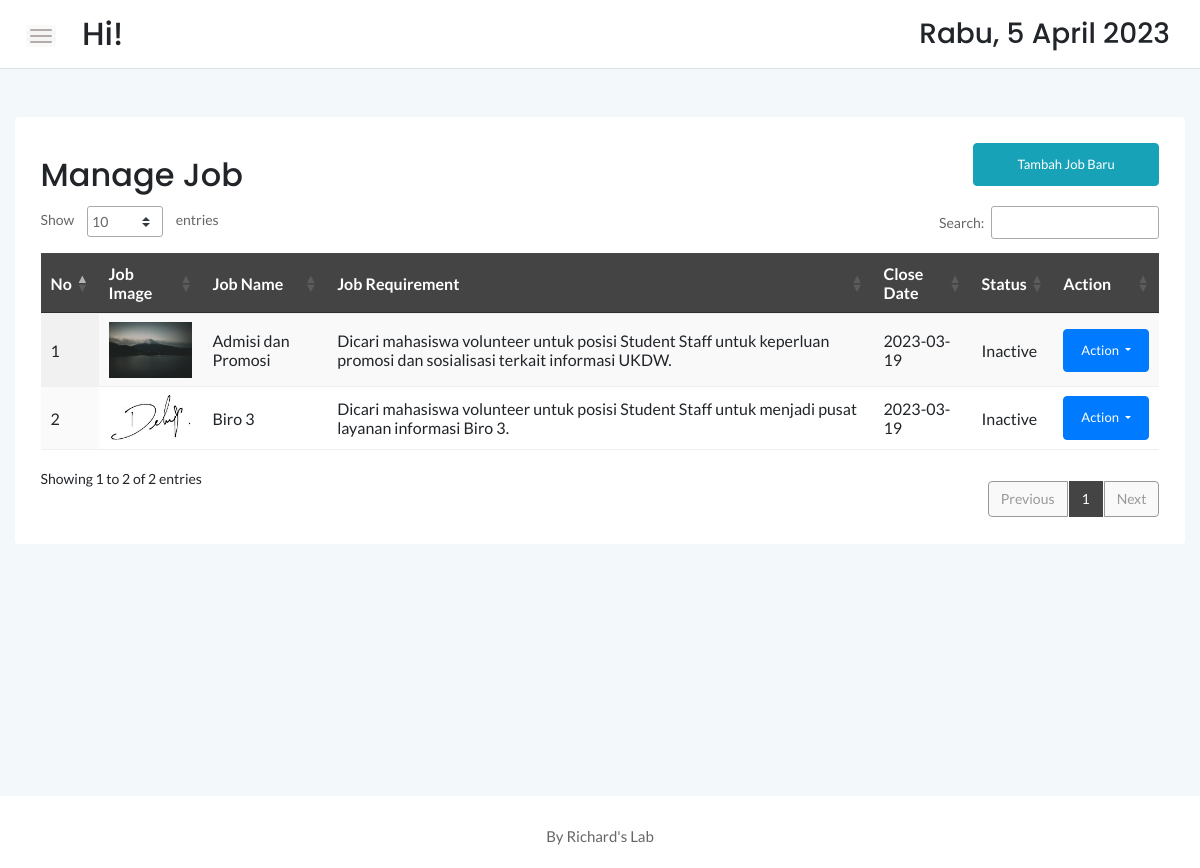
The app's page /admin/index.php with its own data.
### tables this page shows
CREATE TABLE `applicant_job` (
  `id` int(11) NOT NULL,
  `jobname` varchar(50) NOT NULL,
  `requirement` text NOT NULL,
  `close_date` date NOT NULL,
  `img` varchar(50) NOT NULL
);

### admin/index.php (the view, shortened to what this page needs)
<?php
	$date_now = date("Y-m-d");
	include '../dbconnect.php';
?>
<html>
<head>
    <link rel="stylesheet" href="assets/css/bootstrap.min.css">
    <link rel="stylesheet" href="assets/css/font-awesome.min.css">
    <link rel="stylesheet" href="https://www.amcharts.com/lib/3/plugins/export/export.css" type="text/css" media="all" />
	<link rel="stylesheet" type="text/css" href="https://cdn.datatables.net/1.10.19/css/jquery.dataTables.min.css">
    <link rel="stylesheet" type="text/css" href="https://cdn.datatables.net/1.10.19/css/jquery.dataTables.css">
    <link rel="stylesheet" type="text/css" href="https://cdn.datatables.net/1.10.18/css/dataTables.bootstrap4.min.css">
    <link rel="stylesheet" type="text/css" href="https://cdn.datatables.net/responsive/2.2.3/css/responsive.bootstrap.min.css">
    <link rel="stylesheet" type="text/css" href="https://cdn.datatables.net/responsive/2.2.3/css/responsive.jqueryui.min.css">
	<link rel="stylesheet" type="text/css" href="https://cdn.datatables.net/buttons/1.5.2/css/buttons.dataTables.min.css">
    <link rel="stylesheet" href="assets/css/typography.css">
    <link rel="stylesheet" href="assets/css/default-css.css">
    <link rel="stylesheet" href="assets/css/styles.css">
    <link rel="stylesheet" href="assets/css/responsive.css">
</head>
<body>
    <div class="page-container">
        <div class="main-content">
            <div class="header-area">
                <div class="row align-items-center">
                    <div class="col-md-6 col-sm-8 clearfix">
                        <div class="nav-btn pull-left">
                            <span></span>
                            <span></span>
                            <span></span>
                        </div>
                        <div class="search-box pull-left">
                            <form action="#">
                                <h2>Hi!</h2>
                            </form>
                        </div>
                    </div>
                    <div class="col-md-6 col-sm-4 clearfix">
                        <ul class="notification-area pull-right">
                            <li><h3><div class="date">
						</b></div></h3>
						</li>
                        </ul>
                    </div>
                </div>
            </div>
            <div class="main-content-inner">
                <div class="row mt-5 mb-5">
                    <div class="col-12">
                        <div class="card">
                            <div class="card-body">
                                <div class="d-sm-flex justify-content-between align-items-center">
									<h2>Manage Job</h2>
									<button style="margin-bottom:20px" data-toggle="modal" data-target="#myModal" class="btn btn-info col-md-2"><span class="glyphicon glyphicon-plus"></span>Tambah Job Baru</button>
                                </div>
                                    <div class="data-tables datatable-dark">
										 <table id="dataTable3" class="display" style="width:100%"><thead class="thead-dark">
											<tr>
												<th>No</th>
												<th>Job Image</th>
												<th>Job Name</th>
												<th>Job Requirement</th>
												<th>Close Date</th>
												<th>Status</th>
												<th>Action</th>
											</tr></thead><tbody>
											<?php
											$job=mysqli_query($conn,"SELECT * from applicant_job order by id ASC");
											$no=1;
											while($p=mysqli_fetch_array($job)){
													$date2 = $p['close_date'];
													$namajob = $p['jobname'];
													$status='';
													if($date2>$date_now){
														$status = 'Active';
													} else {
														$status = 'Inactive';
													}
												?>
												<tr>
													<td><?php echo $no++ ?></td>
													<td><img src="<?php echo $p['img'] ?>" width="100" height="100" \></td>
													<td><?php echo $namajob ?></td>
													<td><?php echo $p['requirement'] ?></td>
													<td><?php echo $date2;?></td>
													<td><?php echo $status;?></td>
													<td>
													<form method="post">
														<button type="button" class="btn btn-primary dropdown-toggle" data-toggle="dropdown">
														  Action
														</button>
													</form>
													</td>
												</tr>
												<?php
											}
											?>
										</tbody>
										</table>
                                    </div>
                                </div>
                            </div>
                        </div>
                    </div>
                </div>
            </div>
        </div>
        <footer>
            <div class="footer-area">
                <p>By Richard's Lab</p>
            </div>
        </footer>
</body>
</html>

### admin/assets/css/styles.css (style rules this page uses)
.page-container { width: 100%; height: 100%; min-height: 100vh; padding-left: 280px; -webkit-transition: padding-left 0.3s ease 0s; transition: padding-left 0.3s ease 0s; }
.card { border: none; border-radius: 4px; background-color: #fff; -webkit-transition: all 0.3s ease 0s; transition: all 0.3s ease 0s; }
.card-body { padding: 25.6px; padding: 1.6rem; }
.main-content { width: 100%; background: #F3F8FB; }
.main-content-inner { padding: 0 30px 50px; }
.header-area { padding: 15px 30px; background: #fff; border-bottom: 1px solid #d8e3e7; }
.nav-btn { margin-right: 30px; margin-top: 10px; cursor: pointer; }
.nav-btn span { display: block; width: 22px; height: 2px; background: #b3aaaa; margin: 4px 0; border-radius: 15px; -webkit-transition: all 0.3s ease 0s; transition: all 0.3s ease 0s; box-shadow: 0 0 0 4px rgba(99, 96, 96, 0.03); }
.search-box form { position: relative; }
.notification-area { -webkit-user-select: none; -moz-user-select: none; -ms-user-select: none; user-select: none; position: relative; z-index: 1; }
.notification-area li { display: inline-block; margin-left: 20px; cursor: pointer; -webkit-user-select: none; -moz-user-select: none; -ms-user-select: none; user-select: none; }
.footer-area { text-align: center; padding: 23px 0 19px; background: #fff; }
.footer-area p { color: #676666; margin-bottom: 0; }
.btn { padding: 11px 17px; font-size: 13px; letter-spacing: 0; }
table tr th { border-bottom: none; }
table tr th, table tr td { border-top: 1px solid rgba(120, 130, 140, 0.13) !important; }
table.dataTable.no-footer { border-bottom: 1px solid rgba(120, 130, 140, 0.13) !important; }
table.dataTable thead th, table.dataTable thead td { border-bottom-color: transparent; }
.datatable-dark thead { background: #444; color: #fff; }

### admin/assets/css/responsive.css (style rules this page uses)
@media (min-width: 1200px) and (max-width: 1364px) { .main-content-inner { padding: 0 15px 50px; } }
@media (min-width: 1200px) and (max-width: 1364px) { .page-container, .sbar_collapsed.page-container { padding-left: 0; } }

### records on screen
applicant_job: img (picture), jobname "Admisi dan Promosi", requirement "Dicari mahasiswa volunteer untuk posisi Student Staff untuk keperluan promosi dan sosialisasi terkait informasi UKDW.", close_date "2023-03-19", close_date "Inactive"
applicant_job: img (picture), jobname "Biro 3", requirement "Dicari mahasiswa volunteer untuk posisi Student Staff untuk menjadi pusat layanan informasi Biro 3.", close_date "2023-03-19", close_date "Inactive"
